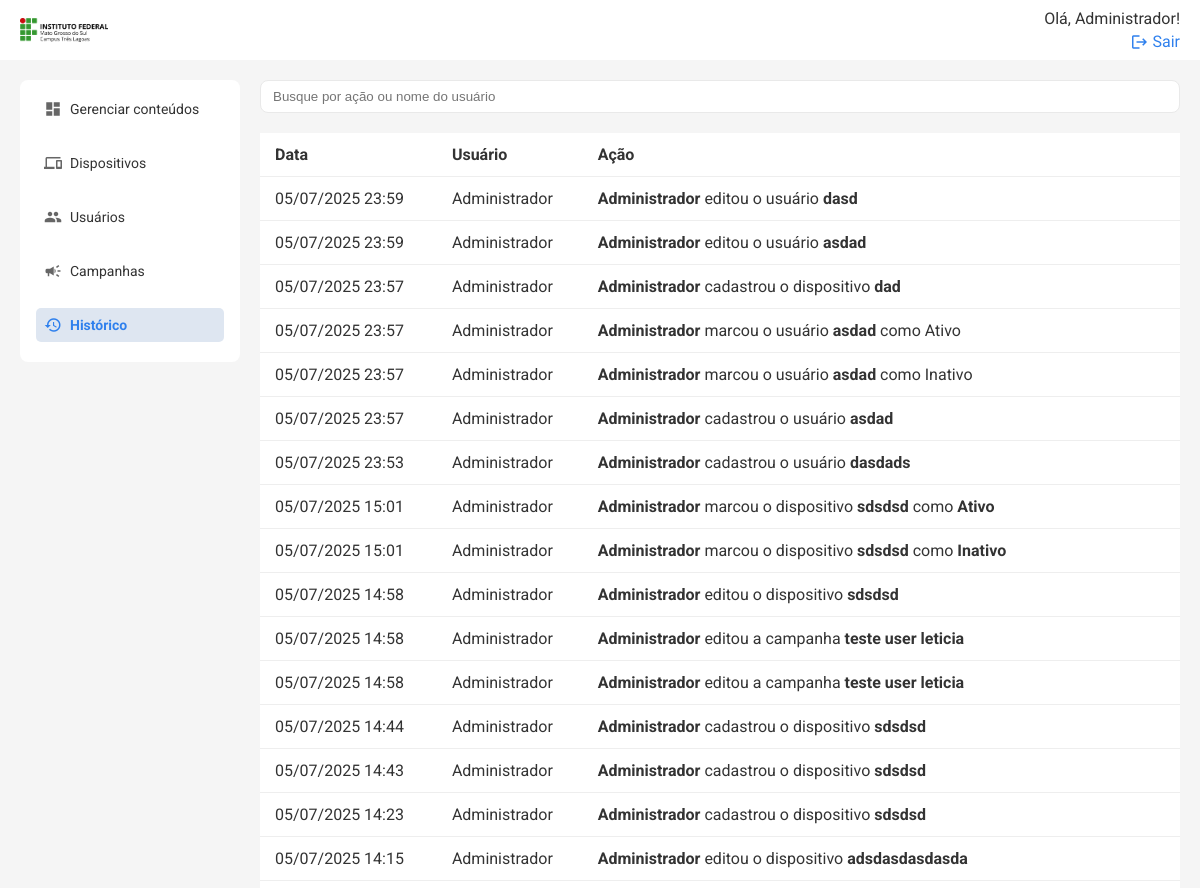
Before: /historico (signed in, upper part) with the older database file.
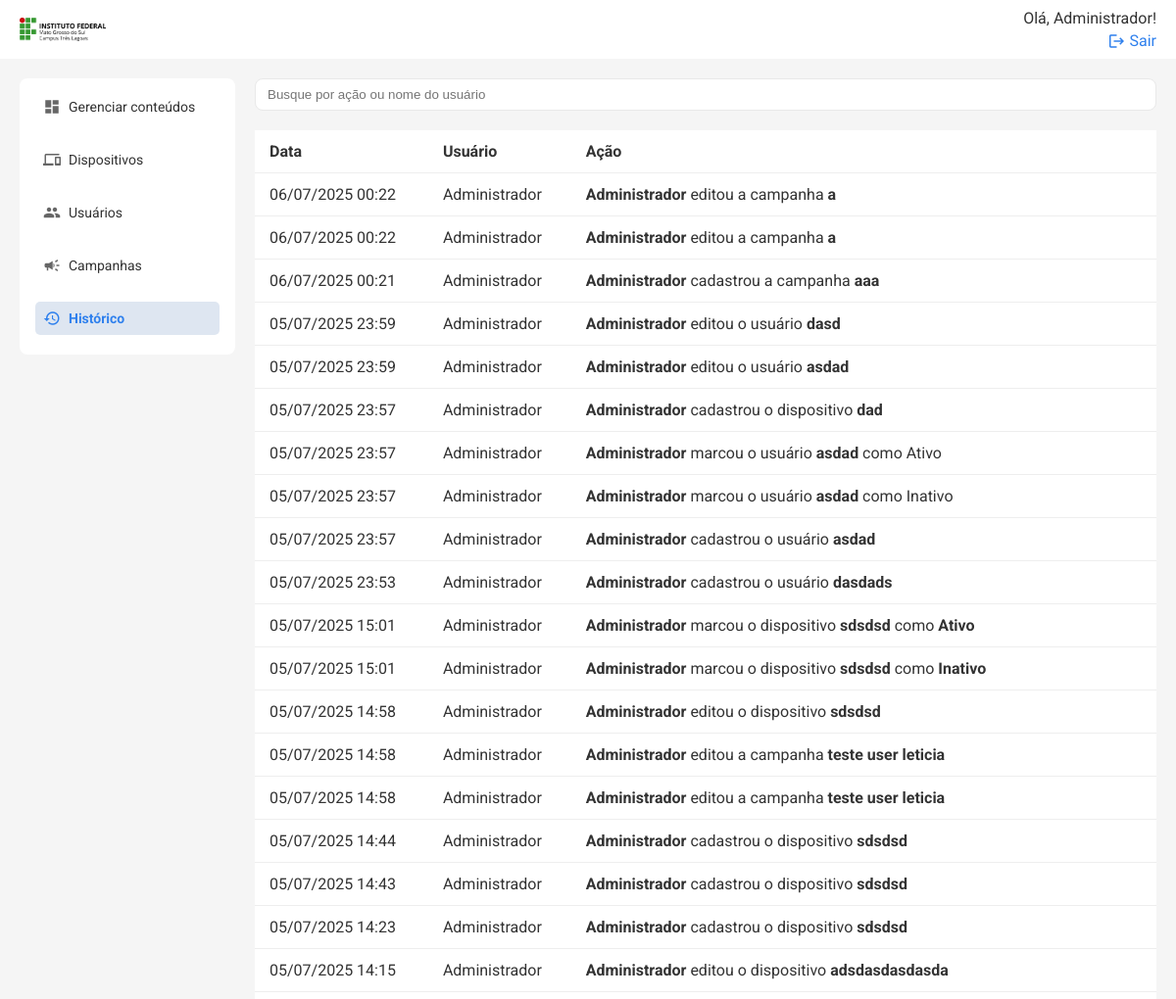
After: the same page with the newer database file.
### models.py (models this page shows, shortened)
class Historico(db.Model):
    id = db.Column(db.Integer, primary_key=True)
    acao = db.Column(db.String(255), nullable=False)
    data = db.Column(db.DateTime, default=datetime.utcnow)
    usuario_id = db.Column(db.Integer, db.ForeignKey('user.id'))
    usuario = db.relationship('User', backref='historicos')

class User(db.Model):
    id = db.Column(db.Integer, primary_key=True)
    name = db.Column(db.String(50), nullable=False)
    email = db.Column(db.String(120), nullable=False, unique=True)
    status = db.Column(db.String(10), nullable=False, default='Ativo')
    senha = db.Column(db.String(100), nullable=False)
    logUser = db.relationship('Log', backref=db.backref('user'))
    is_admin = db.Column(db.Boolean, default=False)

### routes/historico.py (the view)
@historico_bp.route('/historico')
@login_required
@admin_required
def listar_historico():
    registros = Historico.query.order_by(Historico.data.desc()).all()
    for r in registros:
        r.data_local = para_fuso_local(r.data)
        print("ORIGINAL:", registros[0].data)
        print("CONVERTIDO:", registros[0].data_local)
    return render_template('historico.html', historico=registros)

### timezone.py (called while the page is built)
def para_fuso_local(dt):
    if dt.tzinfo is None:
        from pytz import utc
        dt = utc.localize(dt)
    return dt.astimezone(FUSO_MS)

### templates/historico.html (shortened to what this page needs)
{% extends 'base.html' %} {% block title %}Histórico{% endblock %} {% block
content %}
<div class="search-cta">
    <input
        type="text"
        placeholder="Busque por ação ou nome do usuário"
        class="search"
        id="buscaHistorico"
    />
</div>
<div class="table-wrapper">
    <table class="table">
        <thead>
            <tr>
                <th>Data</th>
                <th>Usuário</th>
                <th>Ação</th>
            </tr>
        </thead>
        <tbody id="historicoTableBody">
            {% for item in historico %}
            <tr>
                <td>{{ item.data_local.strftime('%d/%m/%Y %H:%M') }}</td>
                <td>{{ item.usuario.name if item.usuario else 'Sistema' }}</td>
                <td>{{ item.acao|safe }}</td>
            </tr>
            {% endfor %}
        </tbody>
    </table>
</div>
{% endblock %}

Changed rows visible on the page:
added Historico: data_local "06/07/2025 00:22", usuario "Administrador", acao "Administrador editou a campanha a"
added Historico: data_local "06/07/2025 00:22", usuario "Administrador", acao "Administrador editou a campanha a"
added Historico: data_local "06/07/2025 00:21", usuario "Administrador", acao "Administrador cadastrou a campanha aaa"
